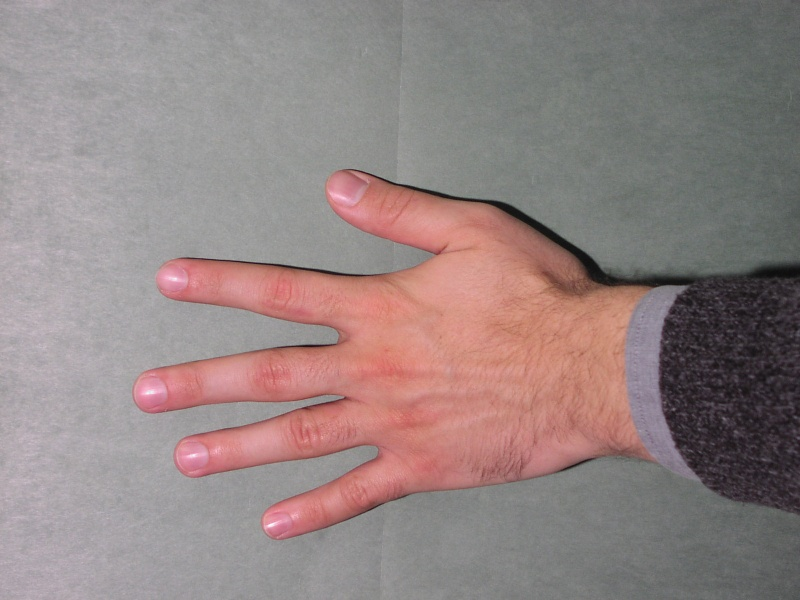
#> input picture ex6/data/Hand1.jpg, 800 x 600 px
$ jupyter execute ex6_3.ipynb
#> lines starting #> are read from the running program, lines starting #| are printed output that depends on the picture
Landmark Based Registration

[cell 1]
import matplotlib.pyplot as plt
import math
from skimage.transform import rotate
from skimage.transform import EuclideanTransform
from skimage.transform import SimilarityTransform
from skimage.transform import warp
from skimage.transform import swirl
from skimage import io
import skimage
import numpy as np
from skimage import color, io, measure, img_as_float, img_as_ubyte # type: ignore
from skimage.transform import EuclideanTransform, matrix_transform

[cell 2]
# Read the images
src_img = io.imread('data/Hand1.jpg')
#> src_img is the input picture: shape (600, 800, 3); mean R, G, B 147.3, 132, 130.8
dst_img = io.imread('data/Hand2.jpg')
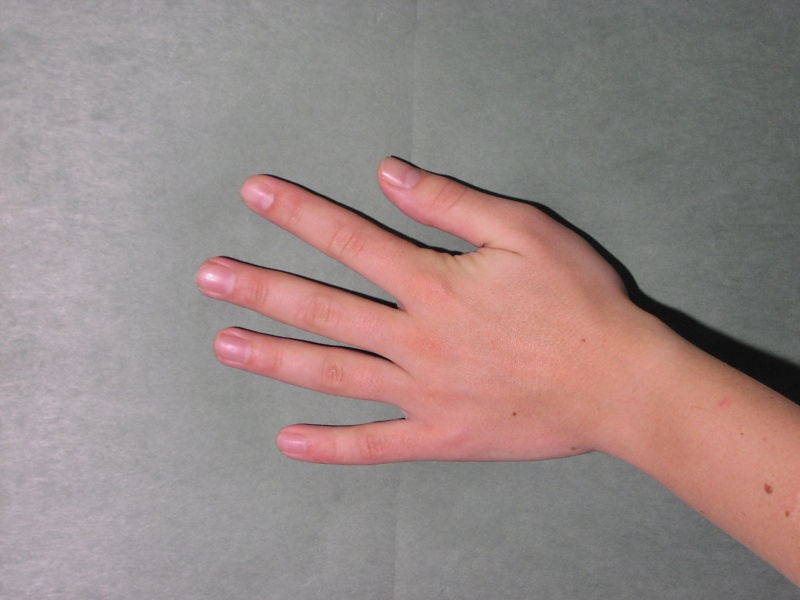
#> input picture ex6/data/Hand2.jpg, 800 x 600 px
#> dst_img is the input picture: shape (600, 800, 3); mean R, G, B 152.2, 135.9, 133.9

[cell 3]
# Overlap of the images
blend = 0.5 * skimage.img_as_float(src_img) + 0.5 * skimage.img_as_float(dst_img)
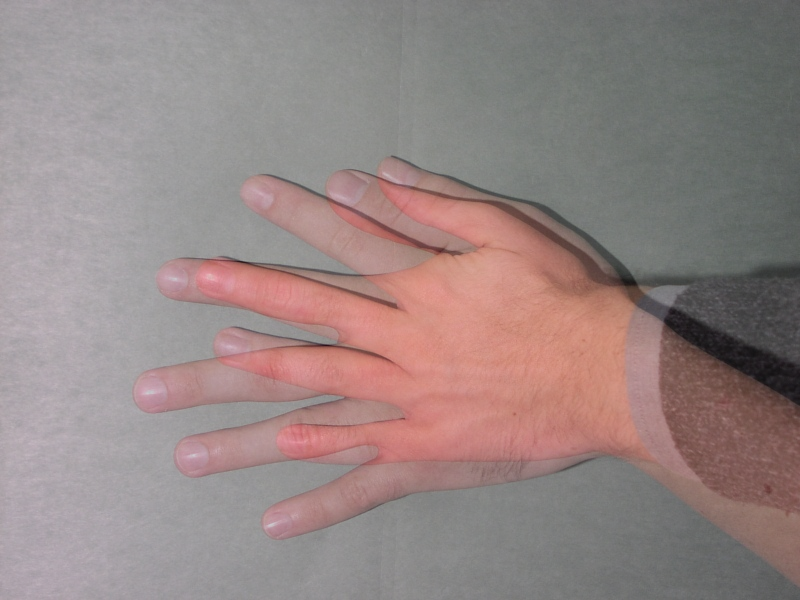
#> blend: shape (600, 800, 3) float64; mean R, G, B 0.587, 0.525, 0.519
io.imshow(blend)
io.show()

[cell 4]
# Landmarks in the source image
src = np.array([[588, 274], [328, 179], [134, 398], [260, 525], [613, 448]])

plt.imshow(src_img)
plt.plot(src[:, 0], src[:, 1], '.r', markersize=12)
plt.show()
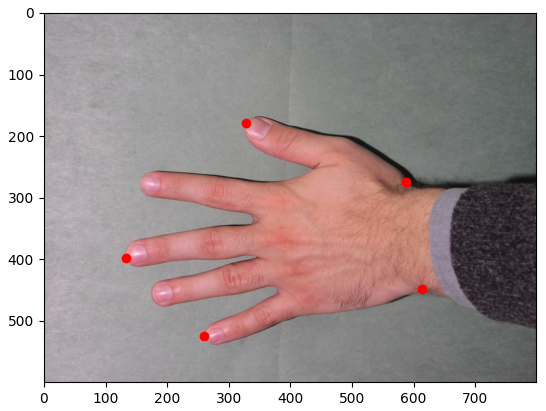
#> figure drawn by matplotlib, 1 panel

[cell 5]
# Landmarks in the destination image
dst = np.array([[627, 294], [378, 164], [197, 275], [272, 441], [597, 448]])

plt.imshow(dst_img)
plt.plot(dst[:, 0], dst[:, 1], '.r', markersize=12)
plt.show()
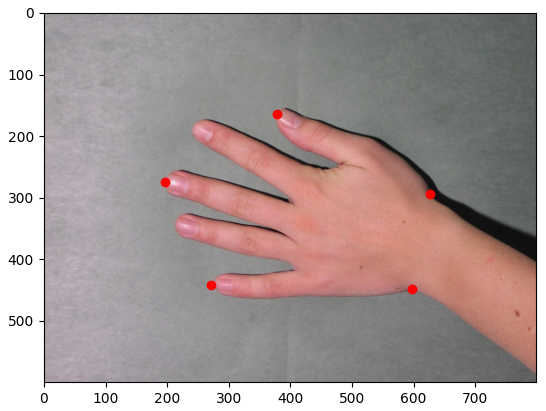
#> figure drawn by matplotlib, 1 panel

[cell 6]
# Similarity
e_x = src[:, 0] - dst[:, 0]
error_x = np.dot(e_x, e_x)
e_y = src[:, 1] - dst[:, 1]
error_y = np.dot(e_y, e_y)
f = error_x + error_y
print(f"Landmark alignment error F: {f}")

[cell 7]
# Optimal euclidean transform
tform = EuclideanTransform()
tform.estimate(src, dst)

# Apply the transformation to the source image
src_transform = matrix_transform(src, tform.params)

[cell 8]
# Visualize the transformed landmarks with the destination image
plt.imshow(dst_img)
plt.plot(dst[:, 0], dst[:, 1], '.r', markersize=12)
plt.plot(src_transform[:, 0], src_transform[:, 1], '.b', markersize=12)
# Add legend and show plot
plt.legend(['dst', 'src_transform'])
plt.show()
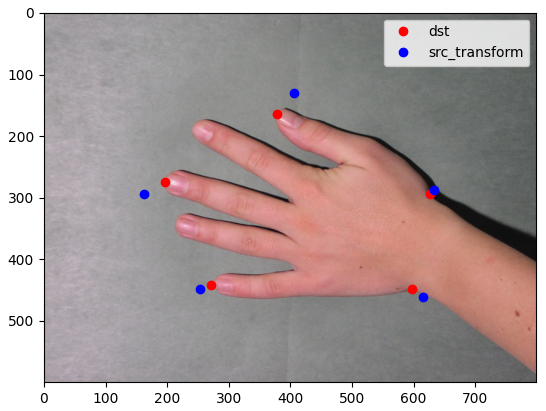
#> figure drawn by matplotlib, 1 panel

[cell 9]
# Apply the transformation to the source image
src_transform_im = warp(src_img, tform.inverse)
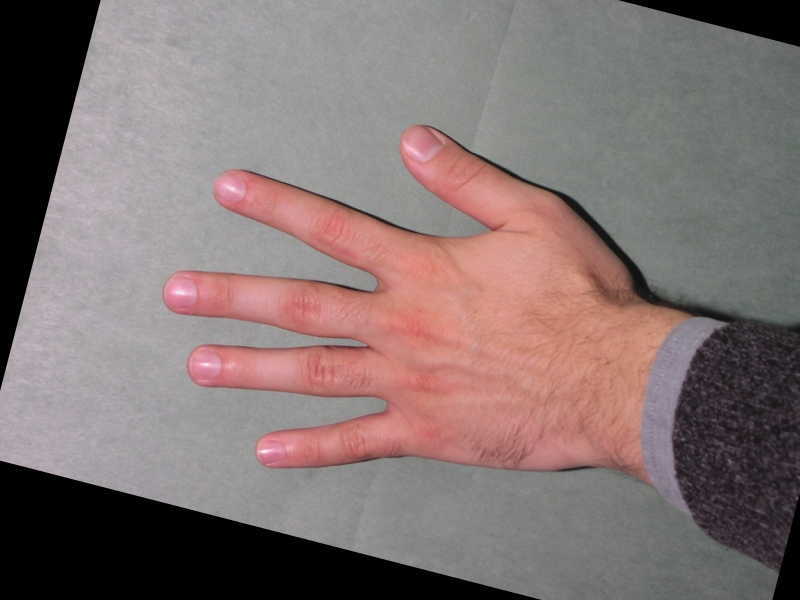
#> src_transform_im: shape (600, 800, 3) float64; mean R, G, B 0.513, 0.452, 0.448

# Overlap of the images
blend = 0.5 * skimage.img_as_float(dst_img) + 0.5 * skimage.img_as_float(src_transform_im)
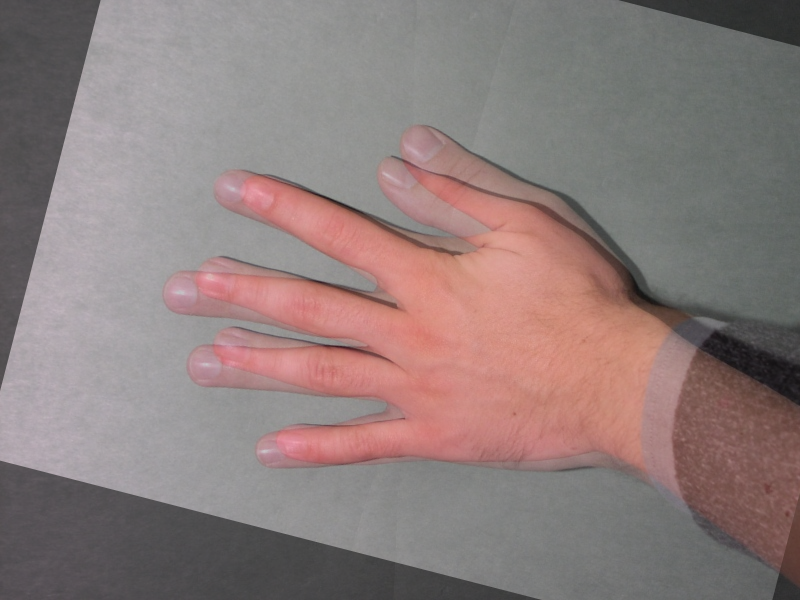
#> blend: shape (600, 800, 3) float64; mean R, G, B 0.555, 0.493, 0.487
io.imshow(blend)
io.show()
